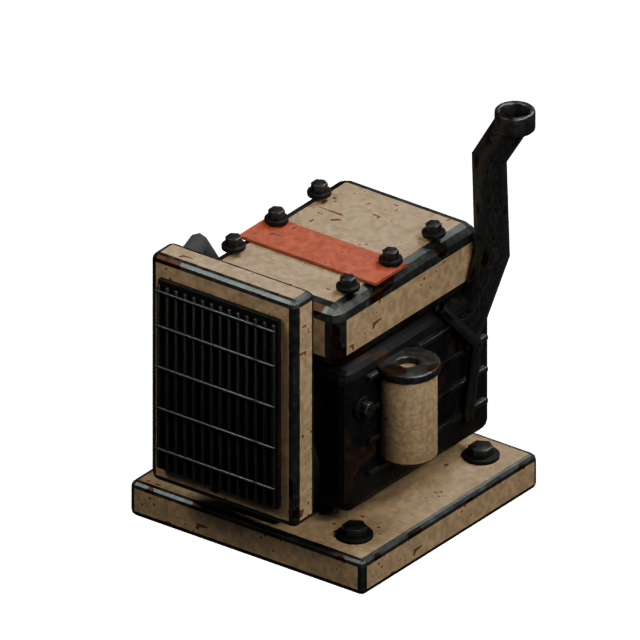
#> input picture Plugins/DuneCompany/Content/DuneParts/previews/23_compact_engine.png, 640 x 640 px, given in place of Pistol_side.png, which was not available
$ python review_sheets.py
#> lines starting #> are read from the running program, lines starting #| are printed output that depends on the picture; pictures that were not available may be replaced by others from this repository, and a replacement may not be noted
from PIL import Image,ImageDraw
from pathlib import Path
folder=Path(r'C:/Users/codex/Downloads/byte engine files/Karlson V2/Previews')
for name in ['Pistol','Shotgun','Rifle']:
 labels=['side','top','front','Reload35','Reload70','Reload85','Reload96'];sheet=Image.new('RGB',(1152,825),'#f1f4f7');draw=ImageDraw.Draw(sheet)
#> after `sheet = Image.new('RGB', (1152, 825), '#f1f4f7')`:
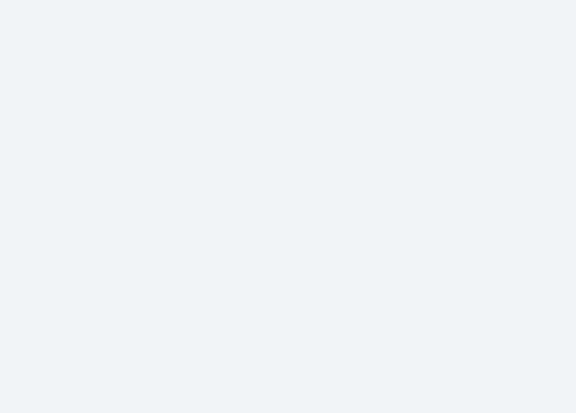
#> sheet: PIL image 1152x825 RGB (shown at 1/2 size); mean R, G, B 241, 244, 247
 for i,label in enumerate(labels):
  im=Image.open(folder/(name+'_'+label+'.png')).convert('RGB');im.thumbnail((384,248));x=(i%3)*384;y=(i//3)*275;sheet.paste(im,(x,y+20));draw.text((x+8,y+3),name+' '+label,fill='#15283a')
#> after `im = Image.open(folder / (name + '_' + label + '.png')).convert('RGB')`:
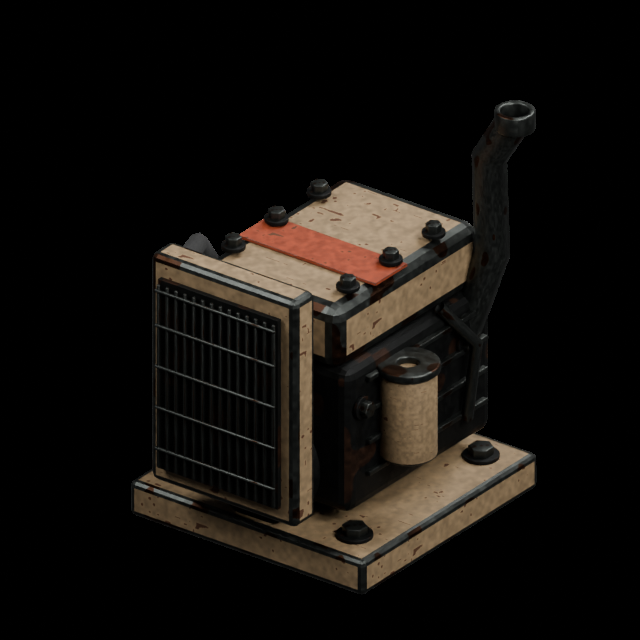
#> im: PIL image 640x640 RGB; mean R, G, B 18.8, 15.7, 12.6
#> after `sheet.paste(im, (x, y + 20))`:
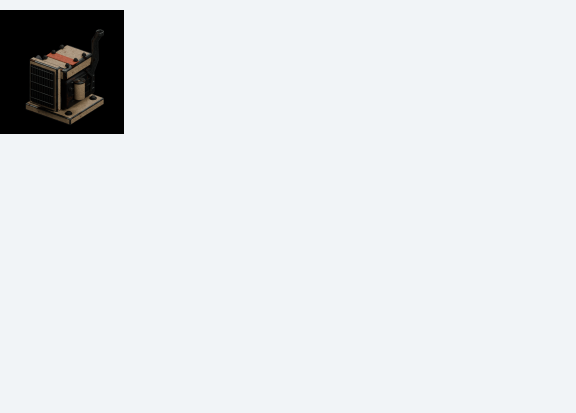
#> sheet: PIL image 1152x825 RGB (shown at 1/2 size); mean R, G, B 226.6, 229.2, 231.8
#> (the run stopped early here; a loop or call above may not have finished)

$ run again, on Plugins/DuneCompany/Content/DuneParts/previews/37_sand_tyre.png
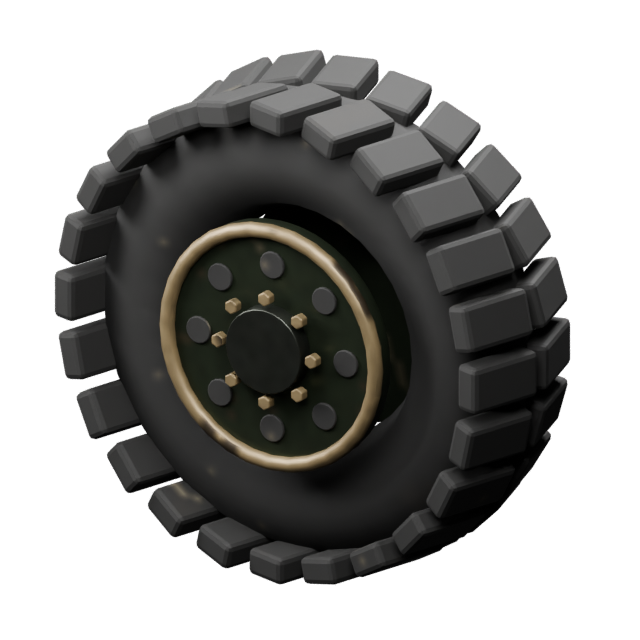
#> input picture Plugins/DuneCompany/Content/DuneParts/previews/37_sand_tyre.png, 640 x 640 px, given in place of Pistol_side.png, which was not available
#> `im = Image.open(folder / (name + '_' + label + '.png')).convert('RGB')`:
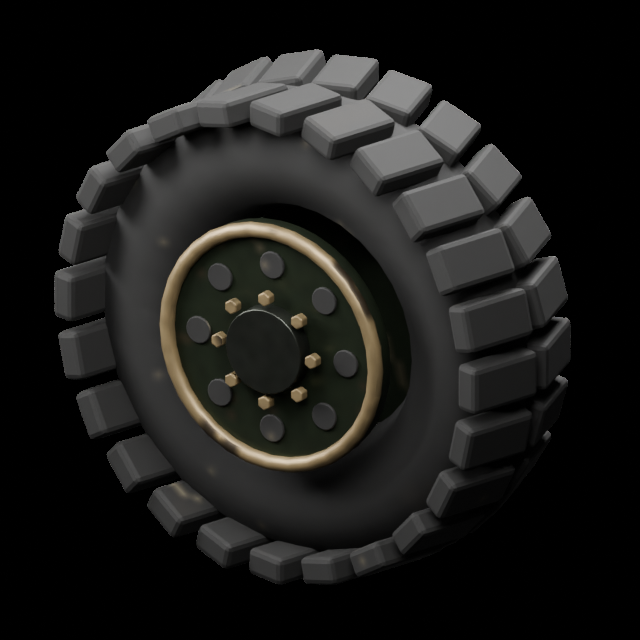
#> im: PIL image 640x640 RGB; mean R, G, B 26.8, 26.5, 25
#> im: PIL image 248x248 RGB
#> `sheet.paste(im, (x, y + 20))`:
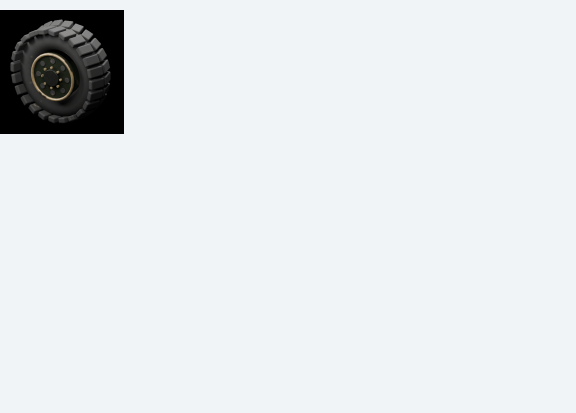
#> sheet: PIL image 1152x825 RGB (shown at 1/2 size); mean R, G, B 227.1, 229.9, 232.6
